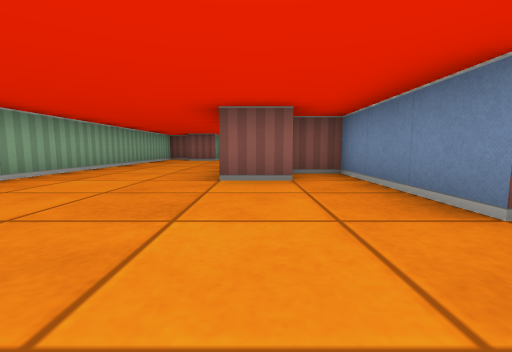
view 1 (above)

16 first-person views from a walk through a cub3D maze. The camera is about half as high as the walls, tilts 6° down and sees 90° across. The floor is counted in squares. Each view is taken from the middle of a square. On the plan, view 1 faces up. The plan holds only what a view shows up to about 9 squares ahead; the rest is blank.

view 2
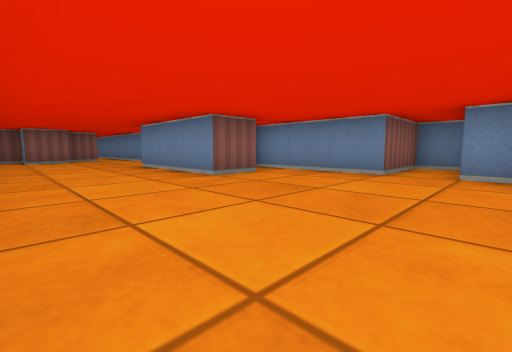

view 3
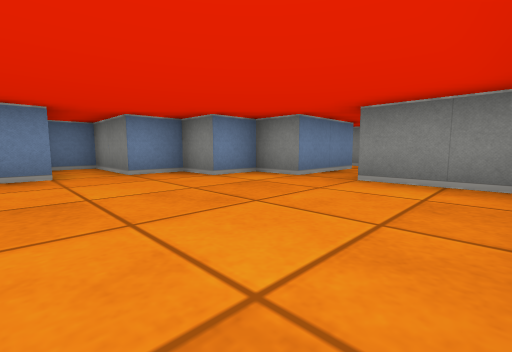

view 4
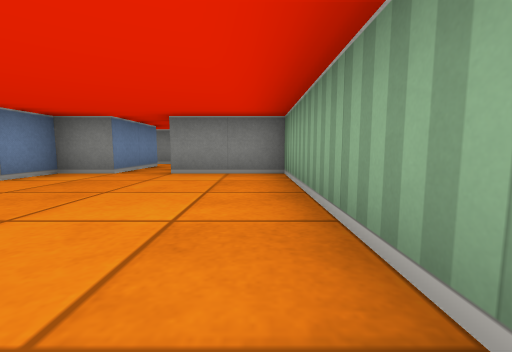

view 5
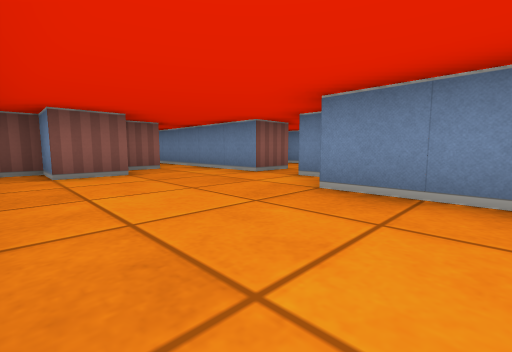

view 6
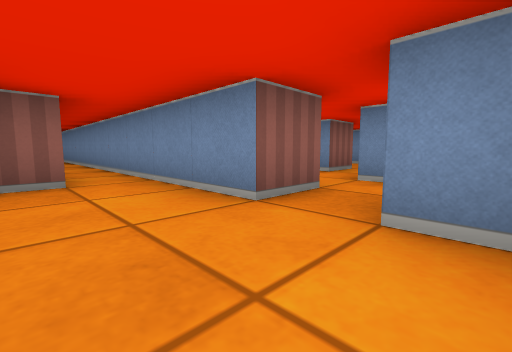

view 7
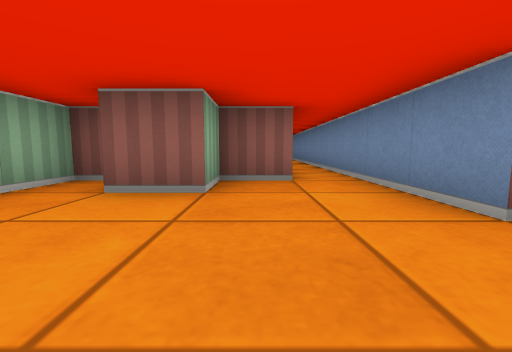

view 8
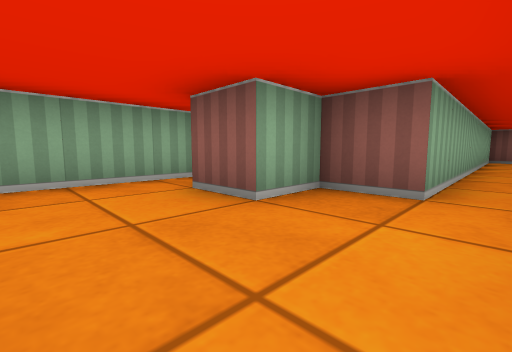

view 9
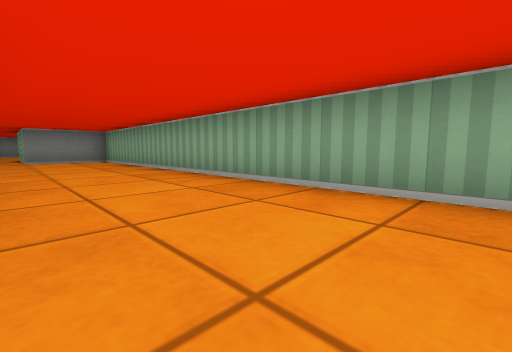

view 10
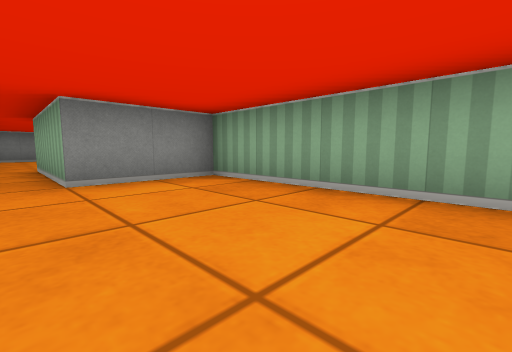

view 11
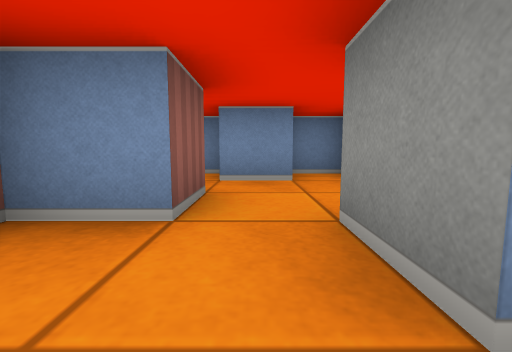

view 12
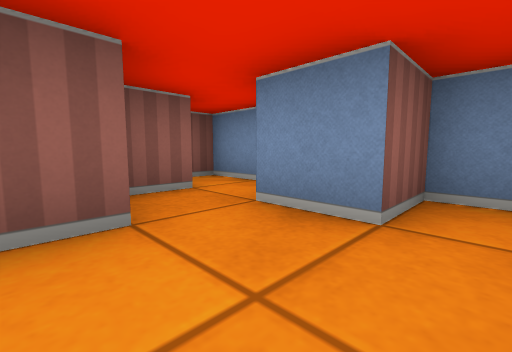

view 13
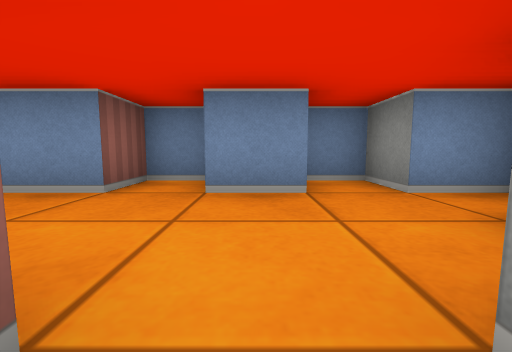

view 14
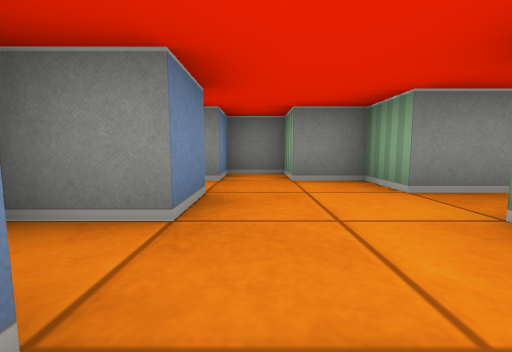

view 15
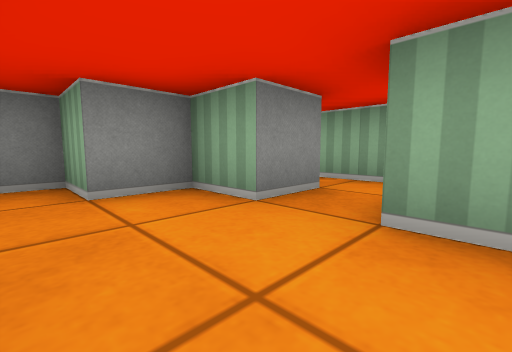

view 16
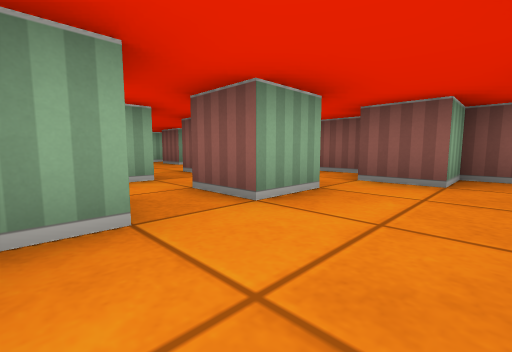

### Floor plan
Ten units are one square. View 1 is at (0, 0); x grows to the right and y downward. Boxes are objects, and circles mark ways between rooms. Rooms are numbered by the first view taken in them; rooms with no view inside come last. Other rooms are left out.
<svg viewBox="-40 -190 110 230">
<path fill="none" stroke="#000" d="M6 -35 -5 -35 -5 -65M5 -69 5 -75M16 -85 5 -85 5 -175M-5 35 -5 15 5 15 5 5 15 5 15 -5 35 -5 35 -15 15 -15 15 -45 6 -45M0 -185 -5 -185 -5 -105 -15 -105 -15 -95 -25 -95 -25 -105 -35 -105 -35 15 -15 15 -15 35M24 -85 35 -85 35 -75 25 -75M24 -65 35 -65 35 -55 45 -55 45 -45 55 -45 55 -55 65 -55 65 -64M55 -64 55 -75 65 -75 65 -85 55 -85 55 -95M15 -76 15 -59M56 -105 45 -105 45 -95 35 -95 35 -105 22 -105M65 -96 65 -115 60 -115"/>
<circle cx="10" cy="-80" r="3" fill="#2a7"/>
<text x="-10" y="-50">1</text>
<text x="40" y="-80">2</text>
</svg>
Room 1 opens to room 2.

Where each view was taken, in squares from view 1:
view 1: 0 up, 0 right, facing up
view 2: 0 up, 3 left, facing up-right
view 3: 2 up, 3 left, facing down-right
view 4: 3 up, 3 left, facing down
view 5: 5 up, 3 left, facing up-right
view 6: 7 up, 1 left, facing up-right
view 7: 7 up, 1 left, facing up
view 8: 8 up, 0 right, facing up-left
view 9: 8 up, 1 left, facing down-left
view 10: 2 up, 1 left, facing down-left
view 11: 9 up, 2 right, facing right
view 12: 8 up, 4 right, facing up-right
view 13: 7 up, 3 right, facing right
view 14: 9 up, 5 right, facing down
view 15: 8 up, 5 right, facing down-left
view 16: 6 up, 5 right, facing up-left
